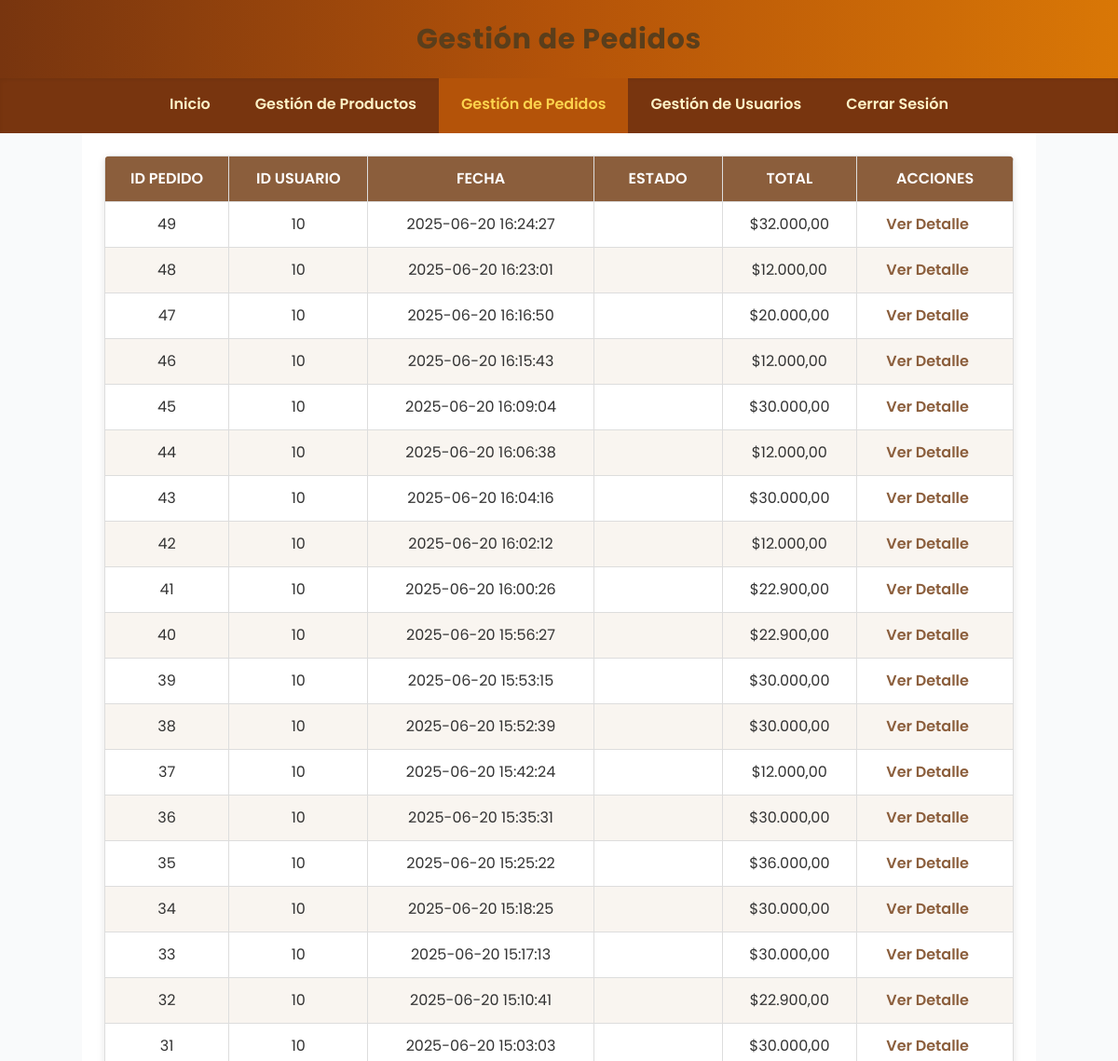
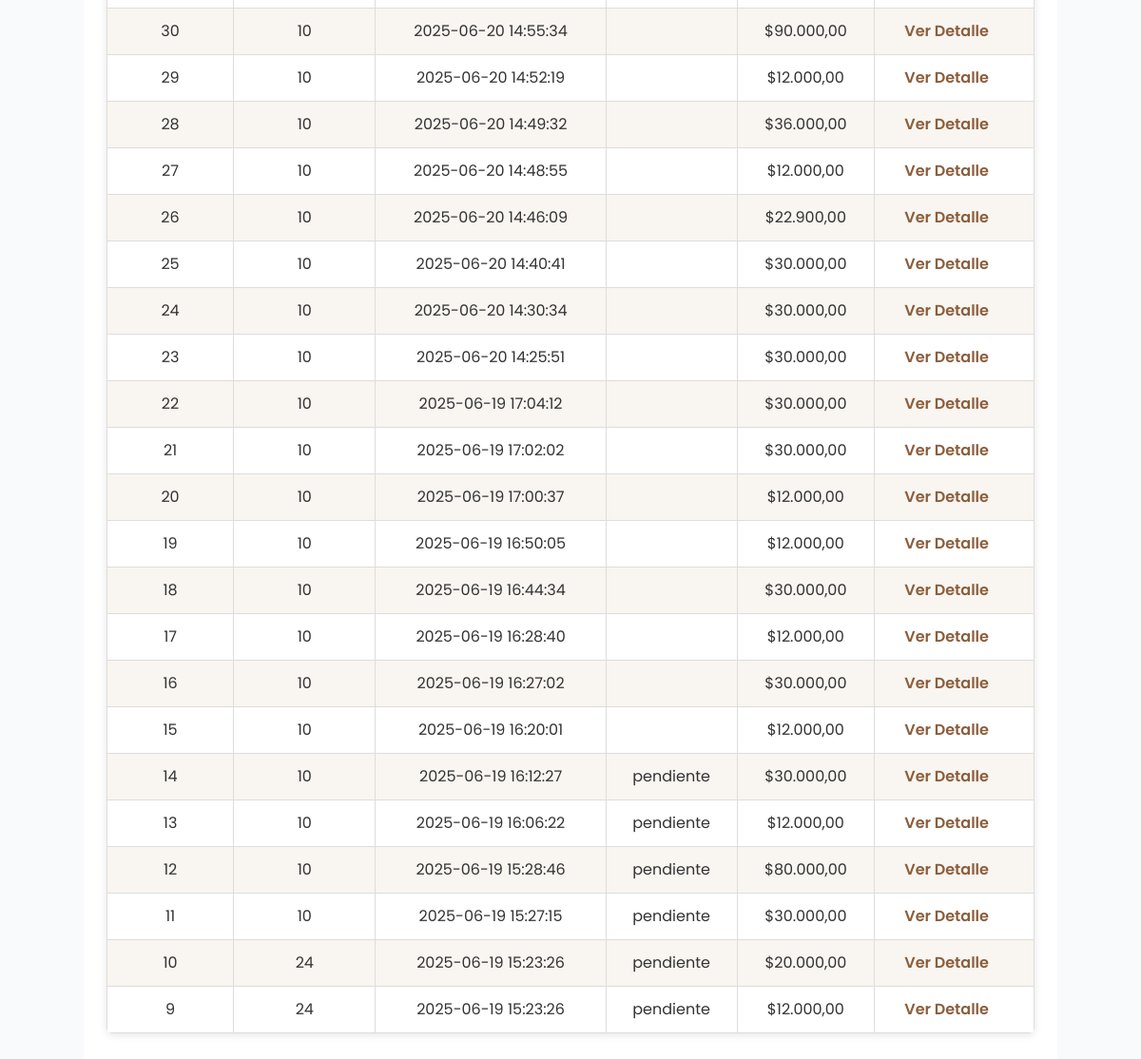
Page /admin/pedidos.php (signed in) on the committed database (2 pictures, top to bottom).
### tables this page shows
CREATE TABLE `pedidos` (
  `id` int(11) NOT NULL,
  `usuario_id` int(11) NOT NULL,
  `total` decimal(10,2) NOT NULL,
  `fecha_pedido` timestamp NOT NULL DEFAULT current_timestamp(),
  `estado` enum('pendiente','enviado','entregado') DEFAULT 'pendiente',
  `fecha` datetime DEFAULT current_timestamp()
);

### admin/pedidos.php (the view, shortened to what this page needs)
<?php
require '../conexion.php';
$resultado = $conexion->query("SELECT * FROM pedidos ORDER BY id DESC");
$pedidos = $resultado->fetch_all(MYSQLI_ASSOC);
?>
<!DOCTYPE html>
<html lang="es">
    <head>
        <link href="https://cdn.jsdelivr.net/npm/tailwindcss@2.2.19/dist/tailwind.min.css" rel="stylesheet" />
        <link rel="stylesheet" href="admin-style.css" />
    </head>
<body class="bg-gray-50 font-poppins min-h-screen flex flex-col">
    <header class="bg-gradient-to-r from-yellow-900 via-yellow-700 to-yellow-600 text-white p-6 text-center shadow-md">
        <h1 class="text-3xl font-bold tracking-wide">Gestión de Pedidos</h1>
    </header>
    <?php $currentPage = basename($_SERVER['PHP_SELF']); ?>
    <nav class="bg-yellow-900 shadow-inner">
        <a href="index.php" class="text-yellow-100 px-6 py-4 font-semibold hover:bg-yellow-700 hover:text-yellow-300 transition <?php echo ($currentPage == 'index.php') ? 'bg-yellow-700 text-yellow-300' : ''; ?>">Inicio</a>
        <a href="productos.php" class="text-yellow-100 px-6 py-4 font-semibold hover:bg-yellow-700 hover:text-yellow-300 transition <?php echo ($currentPage == 'productos.php') ? 'bg-yellow-700 text-yellow-300' : ''; ?>">Gestión de Productos</a>
        <a href="pedidos.php" class="text-yellow-100 px-6 py-4 font-semibold hover:bg-yellow-700 hover:text-yellow-300 transition <?php echo ($currentPage == 'pedidos.php') ? 'bg-yellow-700 text-yellow-300' : ''; ?>">Gestión de Pedidos</a>
        <a href="usuarios.php" class="text-yellow-100 px-6 py-4 font-semibold hover:bg-yellow-700 hover:text-yellow-300 transition <?php echo ($currentPage == 'usuarios.php') ? 'bg-yellow-700 text-yellow-300' : ''; ?>">Gestión de Usuarios</a>
        <a href="../LOGIN/logout.php" class="text-yellow-100 px-6 py-4 font-semibold hover:bg-yellow-700 hover:text-yellow-300 transition">Cerrar Sesión</a>
    </nav>
    <main class="flex-grow container mx-auto p-6">
        <table>
            <thead>
                <tr>
                    <th>ID Pedido</th>
                    <th>ID Usuario</th>
                    <th>Fecha</th>
                    <th>Estado</th>
                    <th>Total</th>
                    <th>Acciones</th>
                </tr>
            </thead>
            <tbody>
                <?php foreach ($pedidos as $pedido): ?>
                <tr>
                    <td><?php echo $pedido['id']; ?></td>
                    <td><?php echo $pedido['usuario_id']; ?></td>
                    <td><?php echo isset($pedido['fecha']) ? $pedido['fecha'] : 'N/A'; ?></td>
                    <td><?php echo htmlspecialchars($pedido['estado'], ENT_QUOTES); ?></td>
                    <td>$<?php echo number_format($pedido['total'], 2, ',', '.'); ?></td>
                    <td class="actions">
                        <a href="pedido_detalle.php?id=<?php echo $pedido['id']; ?>">Ver Detalle</a>
                    </td>
                </tr>
                <?php endforeach; ?>
            </tbody>
        </table>
    </main>
</body>
</html>

### admin/admin-style.css (style rules this page uses)
body { font-family: 'Segoe UI', Tahoma, Geneva, Verdana, sans-serif; background-color: #f9f9f9; margin: 0; padding: 0; color: #333; font-size: 16px; line-height: 1.5; display: flex; flex-direction: column; min-height: 100vh; }
h1, h2, h3, h4, h5, h6 { font-weight: 700; color: #5a3e1b; margin-top: 0; }
h1 { font-size: 2.5rem; }
p, label, a, td, th, input, select, button { font-size: 1rem; }
header { background: linear-gradient(90deg, #8b5e3c, #c7a17a); color: white; padding: 1.8rem 1rem; text-align: center; box-shadow: 0 2px 5px rgba(0,0,0,0.1); flex-shrink: 0; }
header h1 { margin: 0; font-weight: 700; font-size: 2rem; letter-spacing: 1px; }
nav { background-color: #4a3c2b; display: flex; justify-content: center; box-shadow: inset 0 -2px 5px rgba(0,0,0,0.2); flex-shrink: 0; }
nav a { color: #f0e6d2; padding: 1.3rem 2.5rem; text-decoration: none; font-weight: 600; font-size: 1rem; transition: background-color 0.3s ease, color 0.3s ease; border-bottom: 3px solid transparent; }
main { margin: 0; padding: 1.5rem; background-color: white; box-shadow: none; border-radius: 0; flex-grow: 1; display: flex; flex-direction: column; overflow: hidden; }
table { width: 100%; border-collapse: collapse; margin-bottom: 2rem; box-shadow: 0 2px 8px rgba(0,0,0,0.1); border-radius: 6px; overflow: hidden; }
th, td { border: 1px solid #ddd; padding: 0.75rem; text-align: center; vertical-align: middle; font-size: 16px; }
th { background-color: #8b5e3c; color: white; font-weight: 600; text-transform: uppercase; }
tbody tr:nth-child(even) { background-color: #f9f5f0; }
.actions a { margin-right: 1rem; color: #8b5e3c; text-decoration: none; font-weight: 600; transition: color 0.3s ease; }

### admin/pedidos.php (style rules this page uses)
body { font-family: 'Poppins', sans-serif; }

### rows in the picture
pedidos: id "49", usuario "10", fecha "2025-06-20 16:24:27", total "32.000,00"
pedidos: id "48", usuario "10", fecha "2025-06-20 16:23:01", total "12.000,00"
pedidos: id "47", usuario "10", fecha "2025-06-20 16:16:50", total "20.000,00"
pedidos: id "46", usuario "10", fecha "2025-06-20 16:15:43", total "12.000,00"
pedidos: id "45", usuario "10", fecha "2025-06-20 16:09:04", total "30.000,00"
pedidos: id "44", usuario "10", fecha "2025-06-20 16:06:38", total "12.000,00"
pedidos: id "43", usuario "10", fecha "2025-06-20 16:04:16", total "30.000,00"
pedidos: id "42", usuario "10", fecha "2025-06-20 16:02:12", total "12.000,00"
pedidos: id "41", usuario "10", fecha "2025-06-20 16:00:26", total "22.900,00"
pedidos: id "40", usuario "10", fecha "2025-06-20 15:56:27", total "22.900,00"
pedidos: id "39", usuario "10", fecha "2025-06-20 15:53:15", total "30.000,00"
pedidos: id "38", usuario "10", fecha "2025-06-20 15:52:39", total "30.000,00"
pedidos: id "37", usuario "10", fecha "2025-06-20 15:42:24", total "12.000,00"
pedidos: id "36", usuario "10", fecha "2025-06-20 15:35:31", total "30.000,00"
pedidos: id "35", usuario "10", fecha "2025-06-20 15:25:22", total "36.000,00"
pedidos: id "34", usuario "10", fecha "2025-06-20 15:18:25", total "30.000,00"
pedidos: id "33", usuario "10", fecha "2025-06-20 15:17:13", total "30.000,00"
pedidos: id "32", usuario "10", fecha "2025-06-20 15:10:41", total "22.900,00"
pedidos: id "31", usuario "10", fecha "2025-06-20 15:03:03", total "30.000,00"
pedidos: id "30", usuario "10", fecha "2025-06-20 14:55:34", total "90.000,00"
pedidos: id "29", usuario "10", fecha "2025-06-20 14:52:19", total "12.000,00"
pedidos: id "28", usuario "10", fecha "2025-06-20 14:49:32", total "36.000,00"
pedidos: id "27", usuario "10", fecha "2025-06-20 14:48:55", total "12.000,00"
pedidos: id "26", usuario "10", fecha "2025-06-20 14:46:09", total "22.900,00"
pedidos: id "25", usuario "10", fecha "2025-06-20 14:40:41", total "30.000,00"
pedidos: id "24", usuario "10", fecha "2025-06-20 14:30:34", total "30.000,00"
pedidos: id "23", usuario "10", fecha "2025-06-20 14:25:51", total "30.000,00"
pedidos: id "22", usuario "10", fecha "2025-06-19 17:04:12", total "30.000,00"
pedidos: id "21", usuario "10", fecha "2025-06-19 17:02:02", total "30.000,00"
pedidos: id "20", usuario "10", fecha "2025-06-19 17:00:37", total "12.000,00"
pedidos: id "19", usuario "10", fecha "2025-06-19 16:50:05", total "12.000,00"
pedidos: id "18", usuario "10", fecha "2025-06-19 16:44:34", total "30.000,00"
pedidos: id "17", usuario "10", fecha "2025-06-19 16:28:40", total "12.000,00"
pedidos: id "16", usuario "10", fecha "2025-06-19 16:27:02", total "30.000,00"
pedidos: id "15", usuario "10", fecha "2025-06-19 16:20:01", total "12.000,00"
pedidos: id "14", usuario "10", fecha "2025-06-19 16:12:27", estado "pendiente", total "30.000,00"
pedidos: id "13", usuario "10", fecha "2025-06-19 16:06:22", estado "pendiente", total "12.000,00"
pedidos: id "12", usuario "10", fecha "2025-06-19 15:28:46", estado "pendiente", total "80.000,00"
pedidos: id "11", usuario "10", fecha "2025-06-19 15:27:15", estado "pendiente", total "30.000,00"
pedidos: id "10", usuario "24", fecha "2025-06-19 15:23:26", estado "pendiente", total "20.000,00"
pedidos: id "9", usuario "24", fecha "2025-06-19 15:23:26", estado "pendiente", total "12.000,00"
